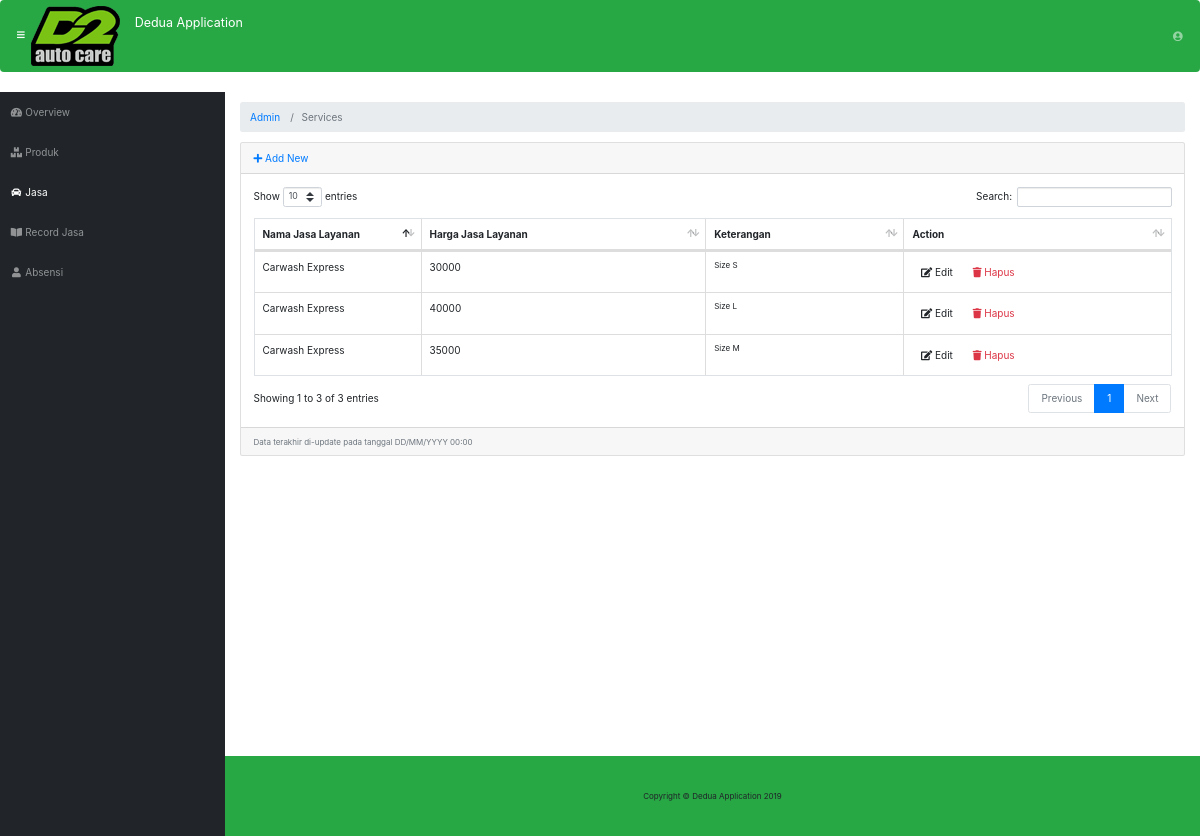
Page /index.php/admin/services on the committed database.
### tables this page shows
CREATE TABLE `jasa` (
  `id_jasa` varchar(64) NOT NULL,
  `nama_jasa` varchar(255) NOT NULL,
  `image` varchar(255) NOT NULL DEFAULT 'default.jpg',
  `harga_jasa` int(11) NOT NULL,
  `keterangan` text NOT NULL
);

### application/controllers/admin/Services.php (called while the page is built, shortened)
<?php
class Services extends CI_Controller
{
    public function __construct()
    {
        $this->load->model("service_model");
        $this->load->library('form_validation');
    }
    public function index()
    {
        $data["services"] = $this->service_model->getAll();
        $this->load->view("admin/service/list", $data);
    }
}

### index.php (called while the page is built, shortened)
<?php
require_once BASEPATH.'core/CodeIgniter.php';

### application/models/Service_model.php (called while the page is built, shortened)
<?php defined('BASEPATH') OR exit('No direct script access allowed');
class Service_model extends CI_Model
{
    private $_table = "jasa";
    public function getAll()
    {
        return $this->db->get($this->_table)->result();
    }
}

### application/views/admin/service/list.php (the view, shortened to what this page needs)
<!DOCTYPE html>
<html lang="en">
<head>
</head>
<body id="page-top">
	<div id="wrapper">
		<div id="content-wrapper">
			<div class="container-fluid">
				<div class="card mb-3">
					<div class="card-header">
						<a href="<?php echo site_url('admin/services/add') ?>"><i class="fas fa-plus"></i> Add New</a>
					</div>
					<div class="card-body">
						<div class="table-responsive">
							<table class="table table-bordered" id="dataTable" width="100%" cellspacing="0">
								<thead>
									<tr>
										<th>Nama Jasa Layanan</th>
										<th>Harga Jasa Layanan</th>
										<th>Keterangan</th>
										<th>Action</th>
									</tr>
								</thead>
								<tbody>
									<?php foreach ($services as $service): ?>
									<tr>
										<td width="150">
											<?php echo $service->nama_jasa ?>
										</td>
										<td>
											<?php echo $service->harga_jasa ?>
										</td>
										<td class="small">
											<?php echo substr($service->keterangan, 0, 120) ?></td>
										<td width="250">
											<a href="<?php echo site_url('admin/services/edit/'.$service->id_jasa) ?>"
											 class="btn btn-small"><i class="fas fa-edit"></i> Edit</a>
											<a onclick="deleteConfirm('<?php echo site_url('admin/services/delete/'.$service->id_jasa) ?>')"
											 href="#!" class="btn btn-small text-danger"><i class="fas fa-trash"></i> Hapus</a>
										</td>
									</tr>
									<?php endforeach; ?>
								</tbody>
							</table>
						</div>
					</div>
					<div class="card-footer small text-muted">Data terakhir di-update pada tanggal DD/MM/YYYY 00:00</div>
				</div>
			</div>
		</div>
	</div>
</body>
</html>

### rows in the picture
jasa: nama_jasa "Carwash Express", harga_jasa "30000", keterangan "Size S"
jasa: nama_jasa "Carwash Express", harga_jasa "40000", keterangan "Size L"
jasa: nama_jasa "Carwash Express", harga_jasa "35000", keterangan "Size M"

### other values in the picture
SITE_NAME "Dedua Application"
$segment "Admin"
$segment "Services"
Date('Y') "2019"
